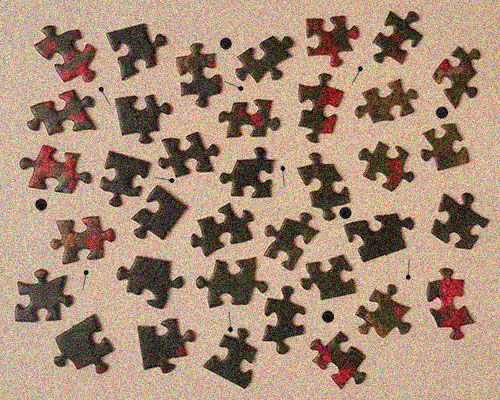
#> input picture A3-Segmentation/images/puzzle.jpg, 500 x 400 px, found by its file name
$ jupyter execute MV_A3.ipynb   (shell and % lines are left out)
#> lines starting #> are read from the running program, lines starting #| are printed output that depends on the picture; after the words box and inside, x2 and y2 are one past the last pixel; in counts of white or black regions, pixels touching at a corner belong together
# Machine Vision<br>Assignment 3 - Binary image analysis

## Personal details

* **Name(s):** `Hao Ban.`
* **Student ID(s):** `2591928.`

## 1. Introduction

In this assignment, you will need to implement a simple segmentation method. Given an image of a jigsaw puzzle (Figure 1), your goal is to separate the puzzle pieces from the background. In the simplest case, this can be achieved by choosing a global threshold that separates the dark and light pixels. However, we also need to perform some preprocessing and postprocessing steps to get satisfactory segmentation results.

Let us start by displaying the test image and the corresponding grayscale histogram.

[cell 1]
import cv2
import numpy as np
import matplotlib.pyplot as plt

img = cv2.imread('images/puzzle.jpg')
#> img is the input picture: shape (400, 500, 3); mean B, G, R 119.2, 140.1, 167
gray = cv2.cvtColor(img, cv2.COLOR_BGR2GRAY)
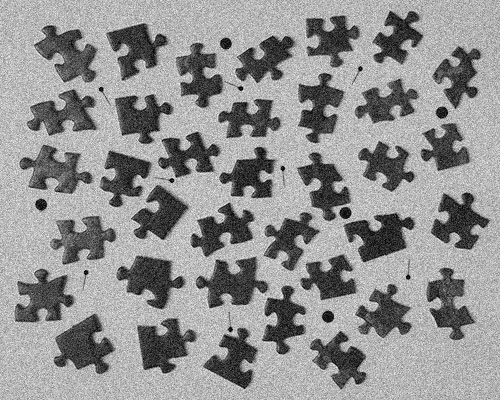
#> gray: shape (400, 500); min 1, max 251, mean 145.7

plt.figure(figsize=(15,5))
plt.subplot(121)
plt.title('Image (gray)')
plt.imshow(gray, cmap='gray')
plt.axis('off')
plt.subplot(122)
plt.title('Grayscale histogram')
h = plt.hist(gray.ravel(),256, density=True)
#> figure, not shown here; panel 2: tallest bar 0.0156 high, from x = 181.7 to 182.6

## 2. Preprocessing

Notice that the image is quite noisy. This will make the segmentation more challenging. Before we continue with the segmentation, we want reduce the effect of the noise. We will use the bilateral filter as it has property of preserving edges and details.

**2.1. Noise reduction** $\quad$ <font color=red>(0.25 points)</font>

Complete the following code cell. Denoise the image `puzzle.jpg` (gray) with a bilateral filter. Show the filtered image and the corresponding grayscale histogram in the same figure. You can use the OpenCV function __[`bilateralFilter()`](https://docs.opencv.org/2.4/modules/imgproc/doc/filtering.html?highlight=medianblur#bilateralfilter)__. The sample code __[`Binary.ipynb`](https://github.com/jtheikkila/mvis/blob/master/jupyter/Binary.ipynb)__ shows you how to use this function. Experiment with different filter sizes and sigma values. Choose the parameters that you think work best.

[cell 2]
# ---------- YOUR CODE STARTS HERE -----------

noisy = (gray+np.random.standard_normal(gray.shape)*10).clip(0,255).astype(np.uint8)
plt.figure(figsize=(8,8))
plt.imshow(noisy, cmap='gray')
plt.axis('off')

filtered = cv2.bilateralFilter(noisy,9,12,12)
plt.figure(figsize=(15,5))
plt.subplot(121)
plt.title('Filtered Image (gray)')
plt.imshow(filtered, cmap='gray')
plt.axis('off')
plt.subplot(122)
plt.title('Grayscale histogram')
h = plt.hist(filtered.ravel(),256, density=True)

# ---------- YOUR CODE ENDS HERE -----------
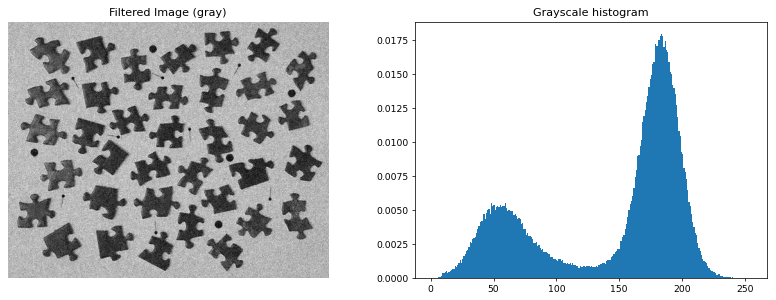
#> figure drawn by matplotlib, 2 panels; panel 2: tallest bar 0.0179 high, from x = 183.3 to 184.3

## 3. Segmentation

Now that you have filtered the image, you can continue with the segmentation. A pixel should be classified as foreground if its intensity is less than the threshold value. The challenging part is to choose a good threshold value.

**3.1. How can you use the histogram when choosing the threshold?** $\quad$ <font color=red>(0.25 points)</font>

`From the histogram we find that the gray scale is mainly composed of two peaks. We want to reduce the impact of the critical portion on image segmentation by selecting the appropriate threshold.Threshold in histogram is the trough between the two peaks.`

**3.2. Threshold the image** $\quad$ <font color=red>(0.25 points)</font>

Complete the following code cell. You should segment the filtered image and display the result. Choose the threshold based on the histogram you plotted earlier. After that, you can use the OpenCV function __[`threshold()`](https://docs.opencv.org/2.4/modules/imgproc/doc/miscellaneous_transformations.html#threshold)__. Again, you may find the sample code __[`Binary.ipynb`](https://github.com/jtheikkila/mvis/blob/master/jupyter/Binary.ipynb)__ useful.

[cell 3]
# ---------- YOUR CODE STARTS HERE -----------

thre = 122
ret,thresh = cv2.threshold(filtered,thre,255,cv2.THRESH_BINARY_INV)
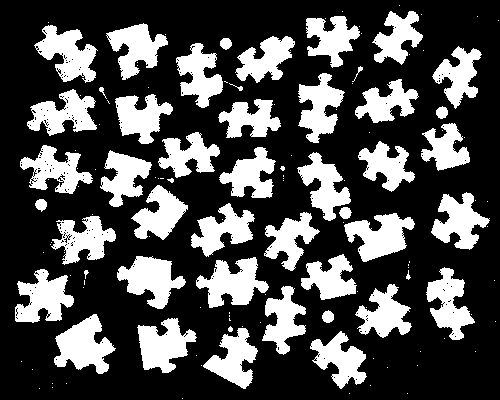
#> thresh: shape (400, 500); 30.3% white; 140 white regions (92 under 20 px), largest, box (x1, y1, x2, y2) and area: (54, 314, 116, 374) 2073, (196, 257, 269, 308) 2005, (117, 256, 186, 309) 1949
#> ret = 122

plt.figure(figsize=(15,15))
plt.subplot(121)
plt.imshow(filtered, cmap='gray')
plt.title('Original Image (gray)')
plt.axis('off')
plt.subplot(122)
plt.imshow(thresh, cmap='gray')
plt.title("Threshold = %d" %thre)
plt.axis('off')


# ---------- YOUR CODE ENDS HERE -----------

**3.3. Introduction to Otsu's method**

In the previous task, you chose the threshold manually. Otsu's method aims to do this automatically by looking at the histogram. Its goal is to select a threshold $t$ that minimizes the within-group variance defined as

$$
\sigma_w^2(t) = q_1(t) \sigma_1^2(t) + q_2(t) \sigma_2^2(t). \qquad (1)
$$

Let us see how the algorithm works. The following code cell computes $\sigma_w^2(t)$ for a single threshold value $t=75$. Run the code and observe the plotted histogram. The histogram has been split into two groups according to the threshold (red line). For both groups, we first compute the sum of histogram values

$$
q_1(t) = \sum_{i=1}^{t} P(i) \qquad q_2(t) = \sum_{i=t+1}^{I} P(i), \qquad (2)
$$

where the histogram probabilities of the gray values are denoted by $P(i)$. We also need to compute the mean values of the two distributions

$$
\mu_1(t) = \sum_{i=1}^{t} \frac{i P(i)}{q_1(t)}  \qquad \mu_2(t) = \sum_{i=t+1}^{I} \frac{i P(i)}{q_2(t)}. \qquad (3)
$$

In the plotted figure, the values $\mu_1$ and $\mu_2$ are indicated by the vertical lines (cyan and pink). Now we can compute variances

$$
\sigma_1^2(t) = \sum_{i=1}^{t} [i - \mu_1(t)]^2 \frac{P(i)}{q_1(t)}  \qquad \sigma_2^2(t) = \sum_{i=t+1}^{I} [i - \mu_2(t)]^2 \frac{P(i)}{q_2(t)}. \qquad (4)
$$

In practise, we compute $\sigma_w^2(t)$ for all possible $t$ values and choose the threshold that gives the smallest within-group variance.

[cell 4]
# Threshold (arbitrarily chosen for this test)
t = 75

# Intensities are in range [0,255]
bins = np.arange(0,256,1)

# Note that 'gray' is the original (noisy) image
P = plt.hist(gray.ravel(),bins,density=True)[0]
#> P = 255 values, max 0.0152 at index 182, min 0 at index 0, mean 0.00392

# Compute q1 and q2 for a given threshold (Eq. 2)
q1 = np.sum(P[:t])
#> q1 = 0.214
q2 = np.sum(P[t:])
#> q2 = 0.786

# Mean values (Eq. 3)
i1 = np.arange(0,t,1)
i2 = np.arange(t,255,1)
mean1 = np.sum(i1*P[:t])/q1
#> mean1 = 49.44
mean2 = np.sum(i2*P[t:])/q2
#> mean2 = 172

# Variances (Eq. 4)
var1 = np.sum(((i1 - mean1)**2)*P[:t])/q1
#> var1 = 240.9
var2 = np.sum(((i2 - mean2)**2)*P[t:])/q2
#> var2 = 1143.8

# Weighted within-group variance (Eq. 1)
varw = q1*var1 + q2*var2
#> varw = 950.1

# Plot vertical lines
h1 = plt.axvline(x=t,color='red')
h2 = plt.axvline(x=mean1,color='cyan')
h3 = plt.axvline(x=mean2,color='pink')
plt.title('Within-group variance $\sigma_w^2(%d)$=%.2f' %(t,varw))
plt.legend((h1, h2, h3), ('$t$', '$\mu_1$', '$\mu_2$'));
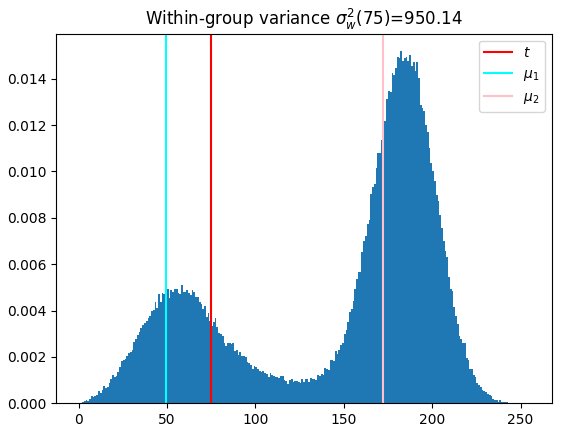
#> figure drawn by matplotlib, 1 panel; tallest bar 0.0152 high, from x = 182 to 183

**3.4. Implement Otsu's method** $\quad$ <font color=red>(0.50 points)</font>

Complete the following code cell. You need to implement Otsu's method by following the instructions (and code) shown above. You should print the obtained threshold. After that, segment the filtered image and display the result. Compare your result to OpenCV's implementation of Otsu's method (code is given below). Your method should output the same threshold ($\pm$ 1 difference is also fine). Notice that you only need a few extra lines of code since you can reuse the code given above. You may notice that some of the calculations are unnecessary.

[cell 5]
# ---------- YOUR CODE STARTS HERE -----------

# Implement Otsu's method
minvarw = 10000


# Note that 'gray' has been replaced by 'filtered'
P = plt.hist(filtered.ravel(),bins,density=True)[0]
#> P = 255 values, max 0.0179 at index 184, min 0 at index 2, mean 0.00392

# Threshold
for t in range(0,255):

    # Compute q1 and q2 for a given threshold (Eq. 2)
    q1 = np.sum(P[:t])
    q2 = np.sum(P[t:])

    # Mean values (Eq. 3)
    i1 = np.arange(0,t,1)
    i2 = np.arange(t,255,1)
    mean1 = np.sum(i1*P[:t])/q1
    mean2 = np.sum(i2*P[t:])/q2

    # Variances (Eq. 4)
    var1 = np.sum(((i1 - mean1)**2)*P[:t])/q1
    var2 = np.sum(((i2 - mean2)**2)*P[t:])/q2

    # Weighted within-group variance (Eq. 1)
    varw = q1*var1 + q2*var2

    if varw < minvarw:
        minvarw = varw
        optionalt = t
        opmean1 = mean1
        opmean2 = mean2
#> this loop made 255 passes
#> (q1, q2, mean1, mean2, var1, var2, varw, minvarw) on passes 2, 3, 6, 7, 8, 9, 10, 11, 12, 13, 14: (5e-06, 1, 0, 145.3, 0, 3423.1, 3423.1, 3423.1), (1.5e-05, 1, 0.667, 145.3, 0.222, 3423, 3422.9, 3422.9), (5.5e-05, 1, 3.09, 145.3, 2.26, 3422.3, 3422.1, 3422.1), (0.00011, 1, 4.05, 145.3, 2.04, 3421.4, 3421, 3421), (0.000175, 1, 4.77, 145.3, 2.18, 3420.4, 3419.8, 3419.8), (0.00029, 1, 5.66, 145.3, 2.5, 3418.6, 3417.6, 3417.6), (0.00047, 1, 6.55, 145.4, 2.84, 3415.8, 3414.2, 3414.2), (0.000875, 0.999, 7.69, 145.4, 3.02, 3409.6, 3406.6, 3406.6), (0.00128, 0.999, 8.42, 145.5, 3.22, 3403.5, 3399.1, 3399.1), (0.00172, 0.998, 9.08, 145.5, 3.66, 3397, 3391.2, 3391.2), (0.00227, 0.998, 9.78, 145.6, 4.33, 3389.1, 3381.5, 3381.5)
#> (q1, q2, mean1, mean2, var1, var2, varw) on passes 1, 4, 5: (0, 1, nan, 145.3, nan, 3423.2, nan), (1.5e-05, 1, 0.667, 145.3, 0.222, 3423, 3422.9), (1.5e-05, 1, 0.667, 145.3, 0.222, 3423, 3422.9)

print(optionalt)
#| 122

# Plot vertical lines
h1 = plt.axvline(x=optionalt,color='red')
h2 = plt.axvline(x=opmean1,color='cyan')
h3 = plt.axvline(x=opmean2,color='pink')
plt.title('Within-group variance $\sigma_w^2(%d)$=%.2f' %(optionalt,minvarw))
plt.legend((h1, h2, h3), ('$t$', '$\mu_1$', '$\mu_2$'));


# Compare to OpenCV's implementation. Notice that 'gray' is the original
# image. You should change the input to the filtered image when comparing.
ret, otsu = cv2.threshold(filtered,0,255,cv2.THRESH_BINARY_INV+cv2.THRESH_OTSU)
#> otsu: shape (400, 500); 30.2% white; 135 white regions (87 under 20 px), largest, box (x1, y1, x2, y2) and area: (54, 314, 116, 374) 2070, (196, 257, 269, 308) 2000, (117, 256, 186, 309) 1946

plt.figure(figsize=(15,6))
plt.subplot(121)
plt.imshow(filtered, cmap='gray')
plt.title('Original Image (gray)')
plt.axis('off')
plt.subplot(122)
plt.imshow(otsu, cmap='gray')
plt.title("Otsu's method (OpenCV), Threshold = %d" %ret)
plt.axis('off')

# ---------- YOUR CODE ENDS HERE -----------
#> figure, not shown here; tallest bar 0.0179 high, from x = 184 to 185

*Hints:*

- Avoid division by zero (you will get a warning or an error).
- Feel free to experiment with alternative ways to implement the algorithm.

## 4. Post-processing

At this point, the segmentation result should look pretty good. A closer inspection reveals that there are small holes, noise and unwanted objects in the segmentation. Next, we will further improve the segmentation result.

**4.1. Morphological operations** $\quad$ <font color=red>(0.25 points)</font>

Complete the following code cell. Use morphological closing to fill the small holes. You can freely choose the shape and size of the structuring element. See the example in __[`Binary.ipynb`](https://github.com/jtheikkila/mvis/blob/master/jupyter/Binary.ipynb)__. Then, remove small objects (noise) using morphological opening. Do not worry if you are not able to remove all unwanted objects. We will take care of those in the next section. **Note!** Do not use too large structuring element as you do not want to destroy the shape of the puzzle pieces by oversmoothing.

[cell 6]
# ---------- YOUR CODE STARTS HERE -----------
seg = otsu

sel1 = cv2.getStructuringElement(cv2.MORPH_ELLIPSE,(3,3))
closing = cv2.morphologyEx(seg, cv2.MORPH_CLOSE, sel1)
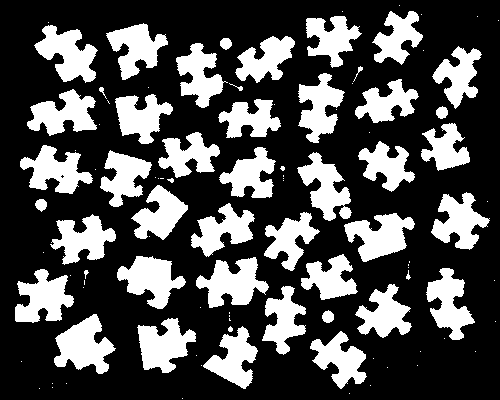
#> closing: shape (400, 500); 30.8% white; 101 white regions (54 under 20 px), largest, box (x1, y1, x2, y2) and area: (54, 314, 116, 374) 2086, (196, 257, 269, 308) 2034, (34, 25, 98, 83) 1992
sel2 = cv2.getStructuringElement(cv2.MORPH_ELLIPSE,(7,7))
opening = cv2.morphologyEx(closing, cv2.MORPH_OPEN, sel2)
#> opening: shape (400, 500); 29.7% white; 41 white regions, largest, box (x1, y1, x2, y2) and area: (54, 314, 114, 374) 2041, (196, 257, 268, 308) 1983, (35, 25, 97, 82) 1964
plt.figure(figsize=(8,8))
plt.imshow(opening, cmap='gray')
plt.title('Morphological opening with DISK(7)')
plt.axis('off')


# ---------- YOUR CODE ENDS HERE -----------

**4.2. Connected component labeling**

The following code gives an unique label to each connected component in the binary image. It also extracts the contours of the objects. You should change the input image `otsu` to the image you got from the previous step. Notice that we still have more objects than we have puzzle pieces.

[cell 7]
ret, labels = cv2.connectedComponents(opening)
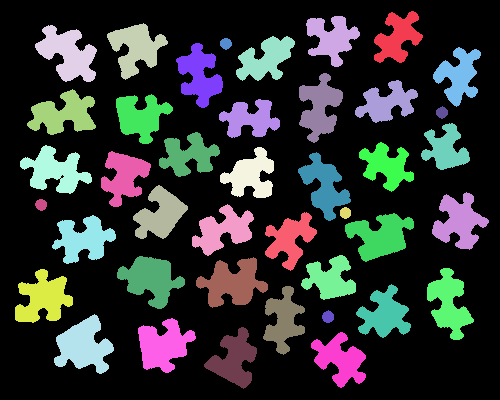
#> labels: shape (400, 500) int32; 42 distinct labels, from 0 to 41; one colour per label, 0 black
cnt,_ = cv2.findContours(opening, 1, 1)


plt.figure(figsize=(15,5))
plt.subplot(121)
plt.imshow(labels)
plt.title('Labeled image')
plt.axis('off')
plt.subplot(122)
for i in range(len(cnt)):
    plt.plot(cnt[i][:,0,0],cnt[i][:,0,1])
#> this loop made 43 passes
plt.gca().invert_yaxis()
plt.title('Contours')
plt.axis('equal')
#> Out = (-8.65, 511.6, 406.9, -7.85)
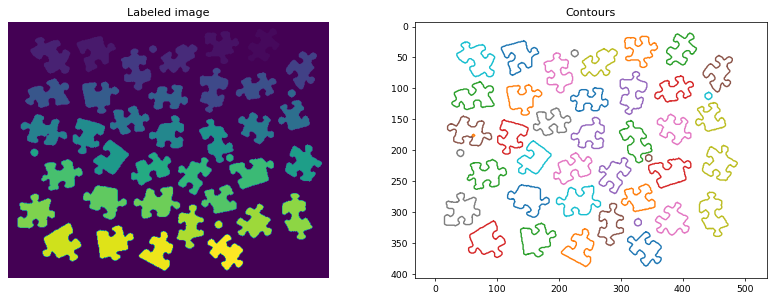
#> figure drawn by matplotlib, 2 panels

**4.3. Remove small ojects** $\quad$ <font color=red>(0.50 points)</font>

As a final step, we want to remove those unwanted round objects. Luckily, they are much smaller than the puzzle pieces. Complete the following code cell. Compute the area of each contour __[`contourArea()`](https://docs.opencv.org/2.4/modules/imgproc/doc/structural_analysis_and_shape_descriptors.html#contourarea)__ and keep objects, which area is more than 500. After that, perform the Step 4.2. again. The final segmentation should be similar to the one in Figure 1. In the end, there should be 36 objects in total (each piece represents one object).

[cell 8]
# This will be the final result (binary image)
final = np.zeros_like(otsu)
cntnew = []

# ---------- YOUR CODE STARTS HERE -----------
for i in range(len(cnt)):
    if cv2.contourArea(cnt[i]) > 500:
        cntnew.append(cnt[i])

for i in range(len(cntnew)):
    cv2.drawContours(final, cntnew, i, 255, thickness=-1)
#> this loop made 36 passes
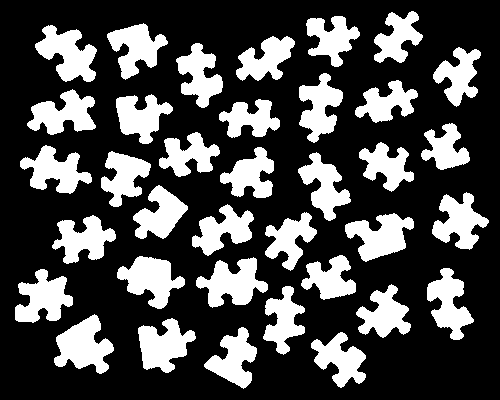
#> final: shape (400, 500); 29.4% white; 36 white regions, largest, box (x1, y1, x2, y2) and area: (54, 314, 114, 374) 2041, (196, 257, 268, 308) 1983, (35, 25, 97, 82) 1964

plt.figure(figsize=(20,5))
plt.subplot(131)
plt.imshow(final, cmap='gray')
plt.title('Final segmentation')
plt.axis('off')

# Here is Step 4.2. again.

ret, labels = cv2.connectedComponents(final)
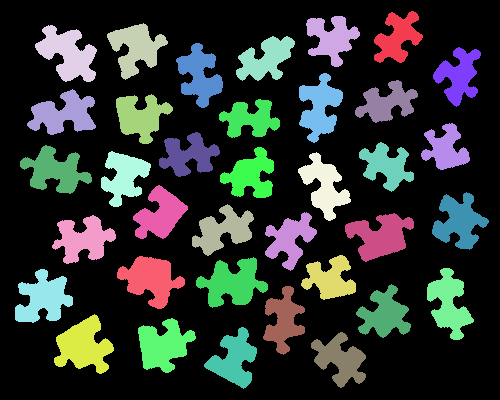
#> labels: shape (400, 500) int32; 37 distinct labels, from 0 to 36; one colour per label, 0 black
cnt2,_ = cv2.findContours(final, 1, 1)

plt.subplot(132)
plt.imshow(labels)
plt.title('Labeled image')
plt.axis('off')
plt.subplot(133)
for i in range(len(cnt2)):
    plt.plot(cnt2[i][:,0,0],cnt2[i][:,0,1])
plt.gca().invert_yaxis()
plt.title('Contours')
plt.axis('equal')
#> Out = (-8.65, 511.6, 406.9, -7.85)

# print(np.size(cnt2))


# ---------- YOUR CODE ENDS HERE -----------
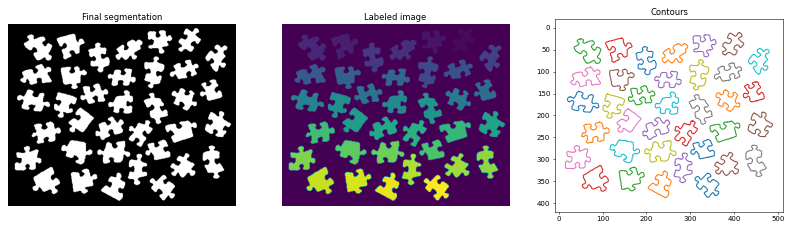
#> figure drawn by matplotlib, 3 panels
